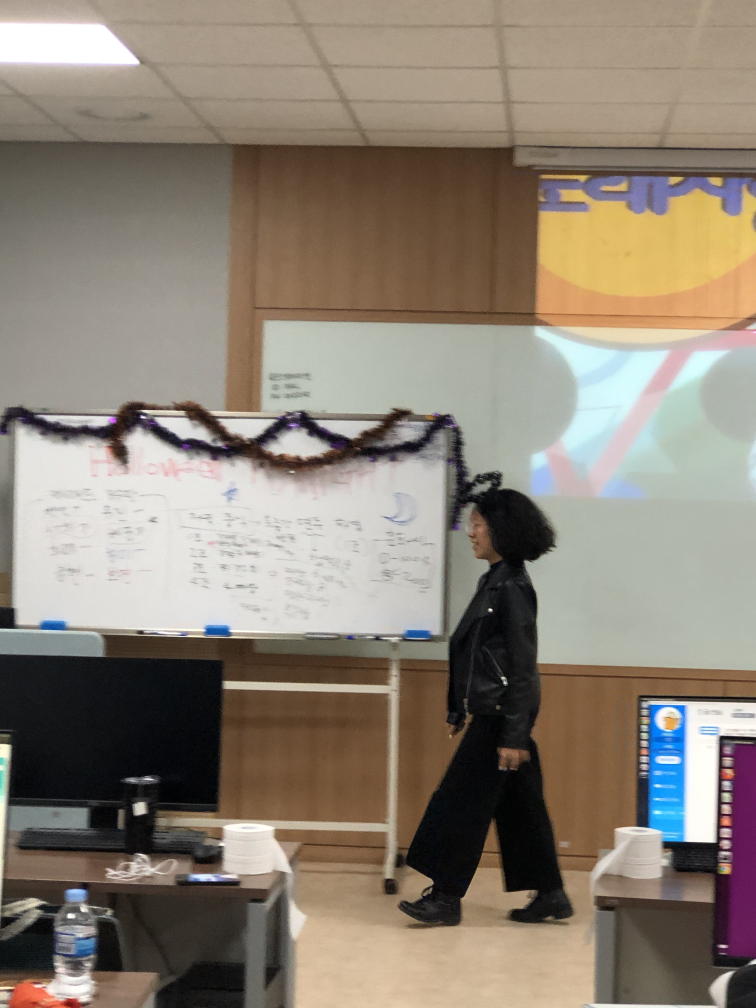
#> input picture PycharmProjects/PONATA/8117.jpg, 3024 x 4032 px (shown at 1/4 size)
$ python test1.1.py
#> lines starting #> are read from the running program, lines starting #| are printed output that depends on the picture
import cv2
import numpy as np

# img_file = '8117.jpg'
# img= cv2.imread(img_file)
# save_file = '8117-1.jpg'
# img = cv2.resize(img, dsize=(640, 480), interpolation=cv2.INTER_AREA)
# # dst2 = cv2.resize(img, dsize=(0, 0), fx=0.3, fy=0.7, interpolation=cv2.INTER_LINEAR)
# if img is not None:
#     cv2.imshow('IMG', img)
#     cv2.waitKey()
#     cv2.destroyAllWindows()
# else:
#     print('No image file.')


#img_canny = cv2.Canny(image, threshold1, threshold2, edges=None, apertureSize=None, L2gradient=None)
# 첫번째 아규먼트 : 입력 이미지
# 두번째, 세번째 아규먼트 : 최소 threshold, 최대 threshold
# 네 번째 아규먼트 : edges에 Canny 결과를 저장할 변수를 적어준다.
# 파이썬에선 Canny 함수 리턴으로 받을 수 있기 때문에 필요없는 항목이다.
# 다섯번째 아규먼트는 이미지 그레디언트를 구할때 사용하는 소벨 커널 크기이다. 디폴트 :3
# 여섯 아규먼트 : True이면 그레디언트 크기를 계산할때 sqrt{(dI/dx)^2 + (dI/dy)^2}를 사용합니다.
# False라면 근사값인 |dI/dx|+|dI/dy|를 사용합니다. 디폴트값은 False입니다.

img_gray = cv2.imread('8117.jpg', cv2.IMREAD_GRAYSCALE)
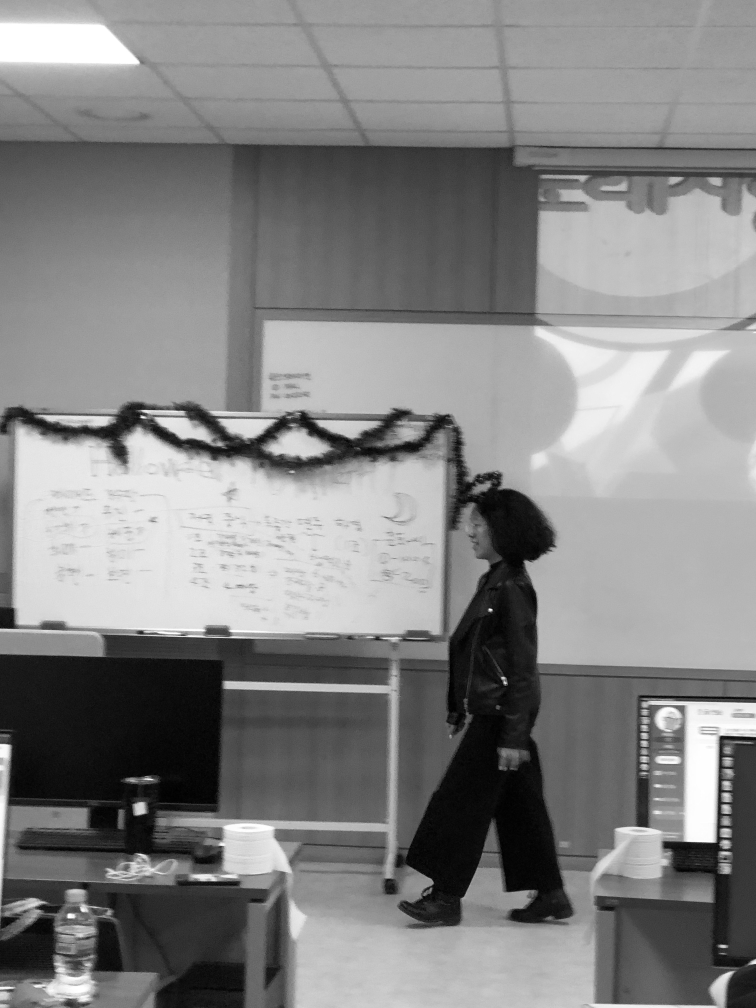
#> img_gray: shape (4032, 3024) (shown at 1/4 size); min 0, max 255, mean 131.7
img_gray = cv2.resize(img_gray, dsize=(640, 480), interpolation=cv2.INTER_AREA)
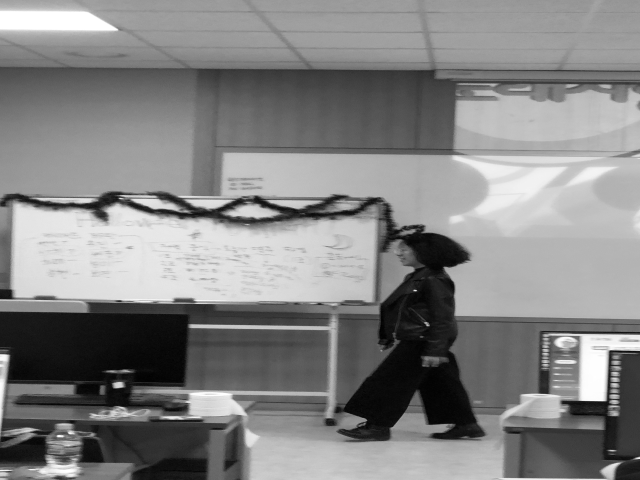
#> img_gray: shape (480, 640); min 1, max 255, mean 131.7
cv2.imshow('Original', img_gray)

img_canny = cv2.Canny(img_gray, 50, 150)
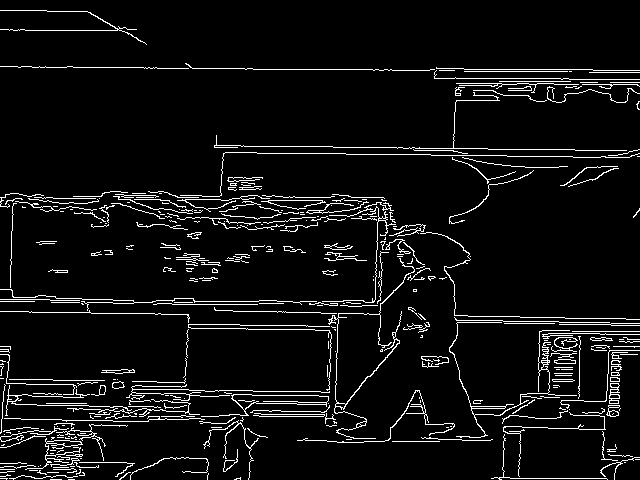
#> img_canny: shape (480, 640); 6.1% white in thin lines or dots
cv2.imshow('Canny Edge', img_canny)

cv2.waitKey(0)
cv2.destroyAllWindows()
